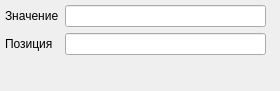
                 <widget class="QWidget" name="arr_insert">
                  <widget class="QWidget" name="formLayoutWidget_14">
                   <property name="geometry">
                    <rect>
                     <x>0</x>
                     <y>0</y>
                     <width>271</width>
                     <height>82</height>
                    </rect>
                   </property>
                   <layout class="QFormLayout" name="formLayout_22">
                    <property name="leftMargin">
                     <number>5</number>
                    </property>
                    <property name="topMargin">
                     <number>5</number>
                    </property>
                    <property name="rightMargin">
                     <number>5</number>
                    </property>
                    <property name="bottomMargin">
                     <number>5</number>
                    </property>
                    <item row="0" column="0">
                     <widget class="QLabel" name="insertValueLabel_arr">
                      <property name="text">
                       <string>Значение</string>
                      </property>
                     </widget>
                    </item>
                    <item row="0" column="1">
                     <widget class="QLineEdit" name="insertValueLineEdit_arr"/>
                    </item>
                    <item row="1" column="0">
                     <widget class="QLabel" name="insertPositionLabel_arr">
                      <property name="text">
                       <string>Позиция</string>
                      </property>
                     </widget>
                    </item>
                    <item row="1" column="1">
                     <widget class="QLineEdit" name="insertPositionLineEdit_arr"/>
                    </item>
                   </layout>
                  </widget>
                 </widget>
